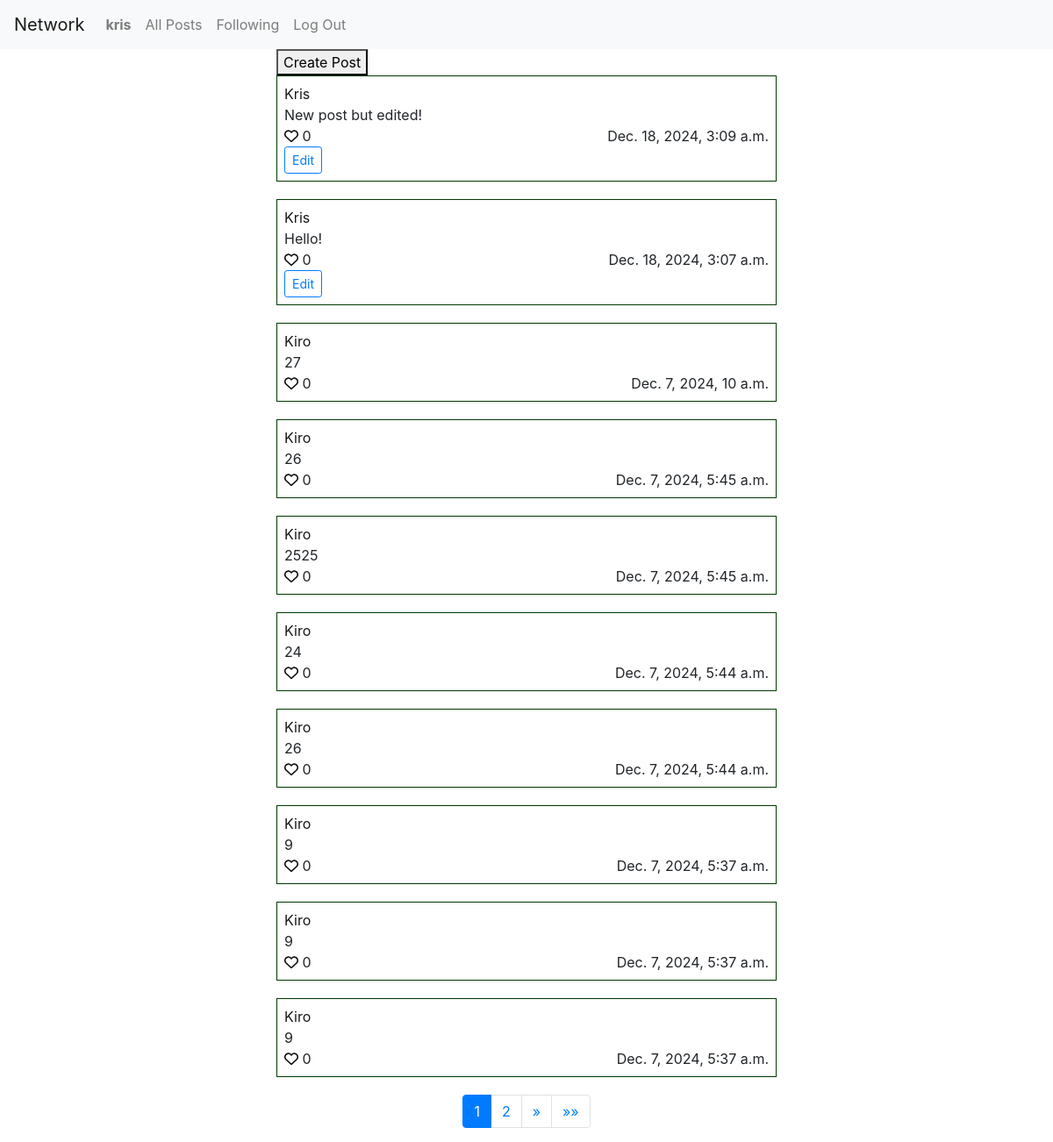
/ (signed in), run on the app's committed database.
### network/models.py (models this page shows)
class User(AbstractUser):
    pass

class Post(models.Model):
    user = models.ForeignKey(User, on_delete=models.CASCADE, related_name="posts")
    body = models.TextField(max_length=1024)
    created_at = models.DateTimeField(auto_now_add=True)
    likes = models.IntegerField(default=0)

### network/views.py (the view)
# urls.py: path("", views.index, name="index"),
def index(request):
    posts = Post.objects.all().order_by("-created_at")
    paginator = Paginator(posts, 10)
    page_number = request.GET.get('page')
    page_obj = paginator.get_page(page_number)
    liked_posts = Like.objects.filter(user=request.user).values_list('post', flat=True)
    return render(request, "network/index.html", {
        "page_obj": page_obj,
        "liked_posts": liked_posts
    })

### network/templates/network/index.html (shortened to what this page needs)
{% extends "network/layout.html" %} {% load static %} {% block body %}
<div class="container">
  <button id="open-create-form">Create Post</button>
  {% for post in page_obj %}
  <div class="post" data-post-id="{{ post.id }}" data-post-likes="{{ post.likes }}">
    <a href="{% url 'profile' post.user.id %}">
      <p>{{ post.user|capfirst }}</p>
    </a>
    <p class="post-body post-body-{{ post.id }}">{{ post.body }}</p>
    <div class="d-flex justify-content-between">
      <div>
        {% if post.id in liked_posts %}
          <button class="unlike-post unlike-post-{{ post.id }}" data-post-id="{{ post.id }}">
            <svg class="mb-1" xmlns="http://www.w3.org/2000/svg" width="16" height="16" viewBox="0 0 512 512" fill="red">
              <path
                d="M47.6 300.4L228.3 469.1c7.5 7 17.4 10.9 27.7 10.9s20.2-3.9 27.7-10.9L464.4 300.4c30.4-28.3 47.6-68 47.6-109.5v-5.8c0-69.9-50.5-129.5-119.4-141C347 36.5 300.6 51.4 268 84L256 96 244 84c-32.6-32.6-79-47.5-124.6-39.9C50.5 55.6 0 115.2 0 185.1v5.8c0 41.5 17.2 81.2 47.6 109.5z"
              />
            </svg>
          </button>
          <button class="like-post like-post-{{ post.id }} d-none" data-post-id="{{ post.id }}">
            <svg class="mb-1" xmlns="http://www.w3.org/2000/svg" width="16" height="16" viewBox="0 0 512 512">
              <path
                d="M225.8 468.2l-2.5-2.3L48.1 303.2C17.4 274.7 0 234.7 0 192.8l0-3.3c0-70.4 50-130.8 119.2-144C158.6 37.9 198.9 47 231 69.6c9 6.4 17.4 13.8 25 22.3c4.2-4.8 8.7-9.2 13.5-13.3c3.7-3.2 7.5-6.2 11.5-9c0 0 0 0 0 0C313.1 47 353.4 37.9 392.8 45.4C462 58.6 512 119.1 512 189.5l0 3.3c0 41.9-17.4 81.9-48.1 110.4L288.7 465.9l-2.5 2.3c-8.2 7.6-19 11.9-30.2 11.9s-22-4.2-30.2-11.9zM239.1 145c-.4-.3-.7-.7-1-1.1l-17.8-20-.1-.1s0 0 0 0c-23.1-25.9-58-37.7-92-31.2C81.6 101.5 48 142.1 48 189.5l0 3.3c0 28.5 11.9 55.8 32.8 75.2L256 430.7 431.2 268c20.9-19.4 32.8-46.7 32.8-75.2l0-3.3c0-47.3-33.6-88-80.1-96.9c-34-6.5-69 5.4-92 31.2c0 0 0 0-.1 .1s0 0-.1 .1l-17.8 20c-.3 .4-.7 .7-1 1.1c-4.5 4.5-10.6 7-16.9 7s-12.4-2.5-16.9-7z"
              />
            </svg>
          </button>
        {% else %}
          <button class="like-post like-post-{{ post.id }}" data-post-id="{{ post.id }}">
          </button>
        {% endif %}
        <span class="post-likes">{{ post.likes }}</span>
      </div>
      <span>{{ post.created_at }}</span>
    </div>
    {% if post.user == request.user %}
    <button class="btn btn-sm btn-outline-primary edit-post">Edit</button>
    {% endif %}
  </div>
  {% endfor %}
  <nav aria-label="Page navigation">
    <ul class="pagination justify-content-center">
      {% for num in page_obj.paginator.page_range %}
        {% if page_obj.number == num %}
          <li class="page-item active"><span class="page-link">{{ num }}</span></li>
        {% elif num > page_obj.number|add:'-3' and num < page_obj.number|add:'3' %}
          <li class="page-item">
            <a class="page-link" href="?page={{ num }}">{{ num }}</a>
          </li>
        {% endif %}
      {% endfor %}
      {% if page_obj.has_next %}
        <li class="page-item">
          <a
            class="page-link"
            href="?page={{ page_obj.next_page_number }}"
            aria-label="Next"
          >
            <span aria-hidden="true">&raquo;</span>
          </a>
        </li>
        <li class="page-item">
          <a
            class="page-link"
            href="?page={{ page_obj.paginator.num_pages }}"
            aria-label="Last"
          >
            <span aria-hidden="true">&raquo;&raquo;</span>
          </a>
        </li>
      {% endif %}
    </ul>
  </nav>
</div>
{% endblock %}

### network/templates/network/layout.html (shortened to what this page needs)
{% load static %}
<!DOCTYPE html>
<html lang="en">
  <head>
    <link
      rel="stylesheet"
      href="https://stackpath.bootstrapcdn.com/bootstrap/4.4.1/css/bootstrap.min.css"
    />
    <link href="{% static 'network/styles.css' %}" rel="stylesheet" />
  </head>
  <body>
    <nav class="navbar navbar-expand-lg navbar-light bg-light">
      <a class="navbar-brand" href="{% url 'index' %}">Network</a>
      <div>
        <ul class="navbar-nav mr-auto">
          {% if request.user.is_authenticated %}
          <li class="nav-item">
            <a class="nav-link" href="{% url 'profile' user.id %}"
              ><strong>{{ request.user.username }}</strong></a
            >
          </li>
          {% endif %}
          <li class="nav-item">
            <a class="nav-link" href="{% url 'index' %}">All Posts</a>
          </li>
          {% if request.user.is_authenticated %}
          <li class="nav-item">
            <a class="nav-link" href="{% url 'following' %}">Following</a>
          </li>
          <li class="nav-item">
            <a class="nav-link" href="{% url 'logout' %}">Log Out</a>
          </li>
          {% endif %}
        </ul>
      </div>
    </nav>
    <div class="body">{% block body %} {% endblock %}</div>
  </body>
</html>

### network/static/network/styles.css (style rules this page uses)
p { margin: 0; }
.container { width: 50%; }
a { color: rgb(24, 24, 24); }
.post { margin-bottom: 20px; padding: 0.5em; border: 1.5px solid rgb(0, 56, 0); }
.like-post, .unlike-post { background: none; color: inherit; border: none; padding: 0; font: inherit; cursor: pointer; outline: inherit; }

### data on the page
User: user.username "kris"
Post: user "Kris", body "New post but edited!", likes "0", created_at "Dec. 18, 2024, 3:09 a.m.", shows "Edit"
Post: user "Kris", body "Hello!", likes "0", created_at "Dec. 18, 2024, 3:07 a.m.", shows "Edit"
Post: user "Kiro", body "27", likes "0", created_at "Dec. 7, 2024, 10 a.m."
Post: user "Kiro", body "26", likes "0", created_at "Dec. 7, 2024, 5:45 a.m."
Post: user "Kiro", body "2525", likes "0", created_at "Dec. 7, 2024, 5:45 a.m."
Post: user "Kiro", body "24", likes "0", created_at "Dec. 7, 2024, 5:44 a.m."
Post: user "Kiro", body "26", likes "0", created_at "Dec. 7, 2024, 5:44 a.m."
Post: user "Kiro", body "9", likes "0", created_at "Dec. 7, 2024, 5:37 a.m."
Post: user "Kiro", body "9", likes "0", created_at "Dec. 7, 2024, 5:37 a.m."
Post: user "Kiro", body "9", likes "0", created_at "Dec. 7, 2024, 5:37 a.m."

### other printed values
{{ num }} "1"
{{ num }} "2"
